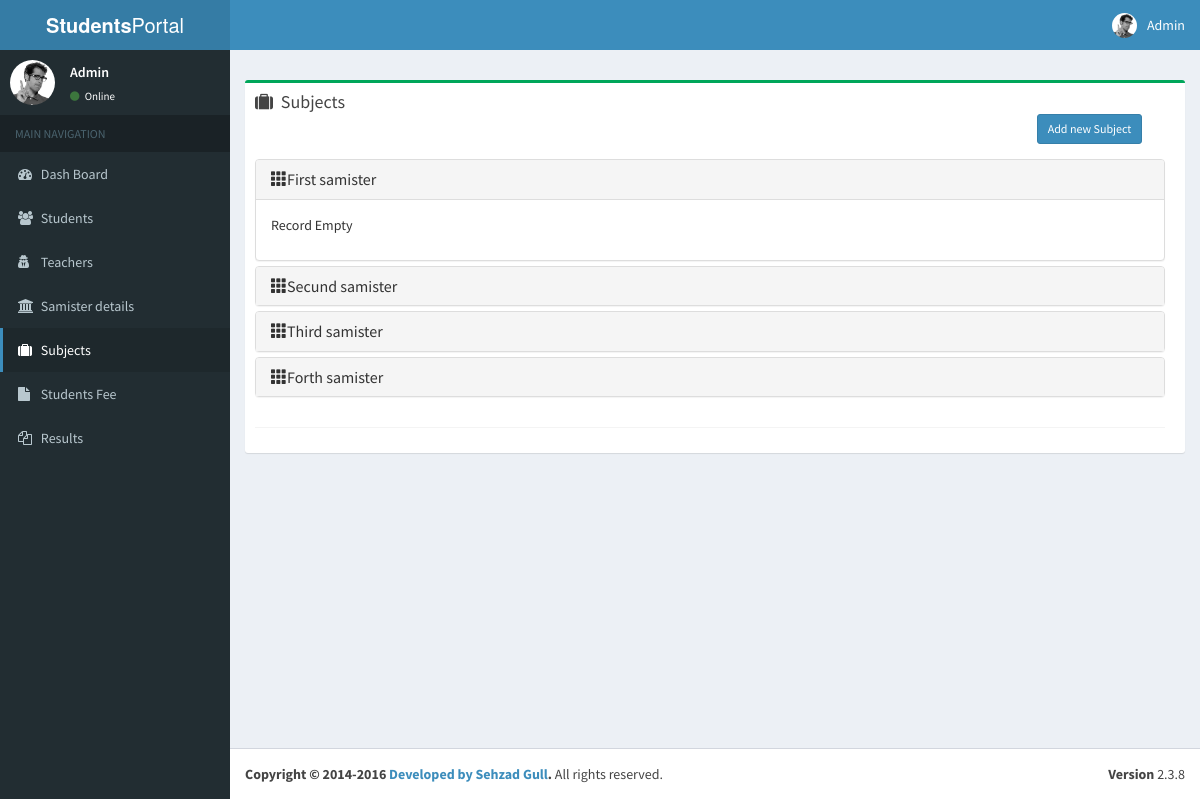
The app's page /subjects.php, older data.
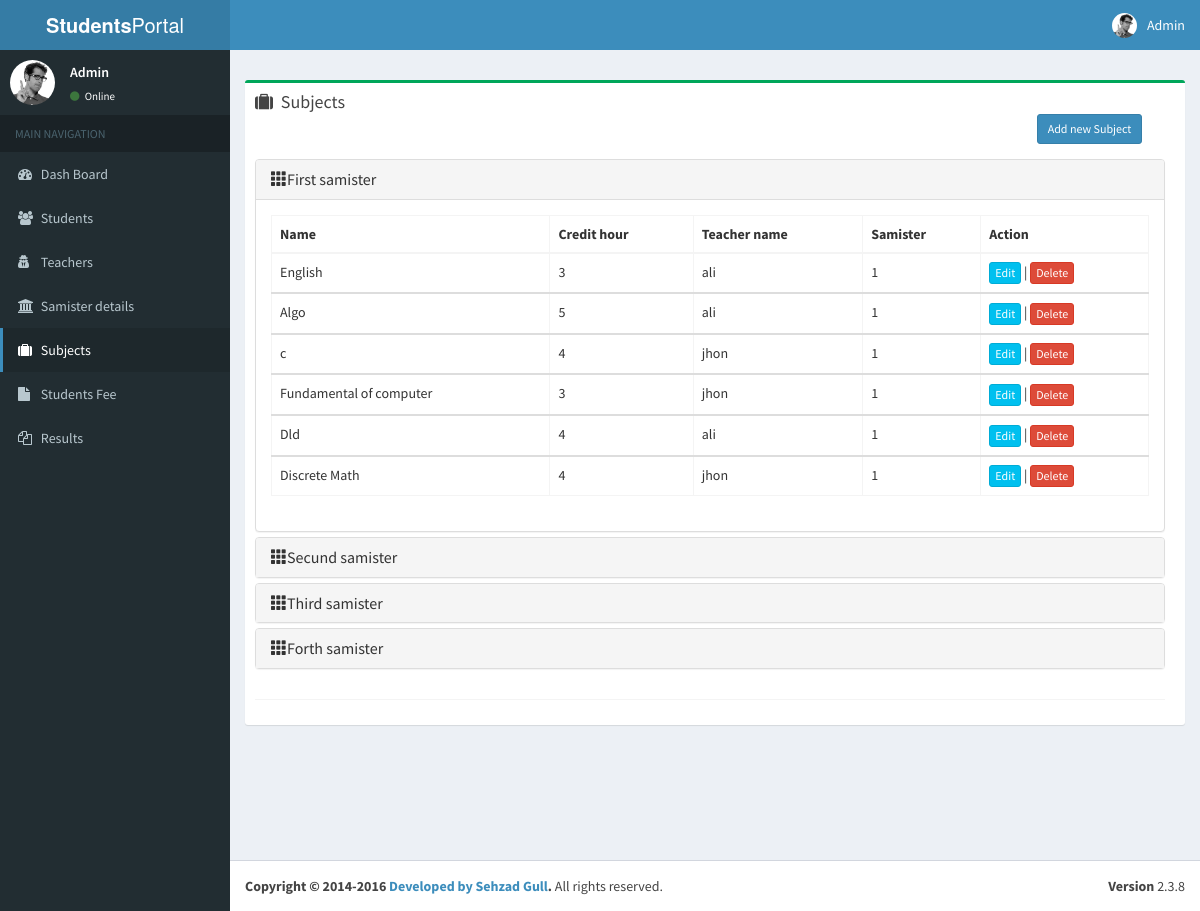
The same page, newer data.
### tables this page shows
CREATE TABLE `subjects` (
  `id` int(10) UNSIGNED NOT NULL,
  `name` varchar(191) NOT NULL,
  `credit_hour` varchar(191) NOT NULL,
  `teacher_id` int(10) UNSIGNED NOT NULL,
  `samester_id` int(10) UNSIGNED NOT NULL,
  `created_at` timestamp NULL DEFAULT NULL,
  `updated_at` timestamp NULL DEFAULT NULL
);

CREATE TABLE `teachers` (
  `id` int(10) UNSIGNED NOT NULL,
  `name` varchar(191) NOT NULL,
  `f_name` varchar(191) NOT NULL,
  `nic` varchar(191) NOT NULL,
  `phone` varchar(191) NOT NULL,
  `email` varchar(191) NOT NULL,
  `created_at` timestamp NULL DEFAULT NULL,
  `updated_at` timestamp NULL DEFAULT NULL
);

### subjects/index.php (the view, shortened to what this page needs)
<div class="content-wrapper">
  <section class="content-header">
  </section>
  <section class="content">
    <div class="row">
      <section class="col-lg-12 col-md-12">
        <div class="box box-success">
          <div class="box-header">
            <i class="fa fa-suitcase"></i>
            <h3 class="box-title">Subjects</h3>
               <div class="col-sm-12">
                </div>
            <div class="col-md-2" style="float: right;">
                <button type="button" class="btn btn-primary btn-sm" data-toggle="modal" data-target="#addTeacher" data-backdrop="static" data-keyboard="false">Add new Subject</button>
            </div>
          </div>
          <div class="box-body chat" id="chat-box">
            <div class="item">
                <div class="panel-group" id="accordion">
                    <div class="panel panel-default">
                        <div class="panel-heading">
                            <h4 class="panel-title">
                                <a data-toggle="collapse" data-parent="#accordion" href="#collapseOne"><span class="glyphicon glyphicon-th">
                                          </span>First samister</a>
                            </h4>
                        </div>
                        <div id="collapseOne" class="panel-collapse collapse in">
                            <div class="panel-body">
                                <?php
                                $q = "SELECT * FROM subjects WHERE samester_id = 1";
                                $r = mysqli_query($dbc,$q);
                                if (mysqli_num_rows($r) <= 0) {
                                    echo "<p>Record Empty</p>";
                                }else {
                                ?>
                                <table class="table table-hover table-bordered">
                                    <thead>
                                    <tr>
                                        <th>Name</th>
                                        <th>Credit hour</th>
                                        <th>Teacher name</th>
                                        <th>Samister</th>
                                        <th>Action</th>
                                    </tr>
                                    </thead>
                                    <?php } ?>
                                    <?php
                                    while( $row = $r->fetch_assoc() ) { ?>
                                        <tbody>
                                        <tr>
                                            <td id="stu_name"><?php
                                                echo $row['name'];?></td>
                                            <td id="stu_fname"><?php
                                                echo $row['credit_hour'];?></td>
                                            <td id="teacher_id"><?php
                                                $temp = "SELECT * FROM teachers WHERE id= '$row[teacher_id]' ";
                                                $teacher_obj =mysqli_query($dbc,$temp);
                                                while( $temp_teacher = $teacher_obj->fetch_assoc() ) {
                                                    echo $temp_teacher['name']; } ?></td>
                                            <td id="samester_id"><?php echo $row['samester_id'];?></td>
                                            <td>
                                                <button type="button" class="editBtn btn btn-info btn-small btn-xs" data-backdrop="static" data-keyboard="false" data-id='<?=$row['id']?>' data-name='<?=$row['name']?>' data-credit_hour='<?=$row['credit_hour']?>' data-teacher_id='<?=$row['teacher_id']?>' data-samester_id='<?=$row['samester_id']?>'>
                                                    Edit
                                                </button> |
                                                <a href="services/subject/deleteUser.php?del=<?php echo$row['id'];?>">
                                                    <button type="button" class="btn btn-small btn-xs btn-danger" onclick="return confirm('Are you sure?')">Delete</button>
                                                </a>
                                            </td>
                                        </tr>
                                        </tbody>
                                    <?php }
                                    ?>
                                </table>
                            </div>
                        </div>
                    </div>
                    <div class="panel panel-default">
                        <div class="panel-heading">
                            <h4 class="panel-title">
                                <a data-toggle="collapse" data-parent="#accordion" href="#collapseTwo"><span class="glyphicon glyphicon-th">
                                          </span>Secund samister</a>
                            </h4>
                        </div>
                    </div>
                    <div class="panel panel-default">
                        <div class="panel-heading">
                            <h4 class="panel-title">
                                <a data-toggle="collapse" data-parent="#accordion" href="#collapseThree"><span class="glyphicon glyphicon-th">
                                          </span>Third samister</a>
                            </h4>
                        </div>
                    </div>
                    <div class="panel panel-default">
                        <div class="panel-heading">
                            <h4 class="panel-title">
                                <a data-toggle="collapse" data-parent="#accordion" href="#collapseFour"><span class="glyphicon glyphicon-th">
                                          </span>Forth samister</a>
                            </h4>
                        </div>
                    </div>
                </div>
            </div>
          <div class="box-footer">
          </div>
        </div>
      </section>
      <section class="col-lg-5 connectedSortable">
      </section>
    </div>
  </section>
</div>

### subjects.php (shortened to what this page needs)
  <!DOCTYPE html>
<html>
<head>
  <?php include('header.php');?>
<body class="hold-transition skin-blue sidebar-mini">
<?php include('subjects/index.php');?>
<?php include('end.php');?>
</body>
</html>

### header.php (shortened to what this page needs)
  <link rel="stylesheet" href="assets/bootstrap/css/bootstrap.min.css">
  <link rel="stylesheet" href="https://cdnjs.cloudflare.com/ajax/libs/font-awesome/4.5.0/css/font-awesome.min.css">
  <link rel="stylesheet" href="https://cdnjs.cloudflare.com/ajax/libs/ionicons/2.0.1/css/ionicons.min.css">
  <link rel="stylesheet" href="assets/dist/css/AdminLTE.min.css">
  <link rel="stylesheet" href="assets/dist/css/skins/_all-skins.min.css">
  <link rel="stylesheet" href="assets/plugins/bootstrap-wysihtml5/bootstrap3-wysihtml5.min.css">
  <link rel="stylesheet" href="assets/dist/css/style.css">
  </head>
<div class="wrapper">
  <header class="main-header">
    <a href="./dashBoard.php" class="logo">
      <span class="logo-lg"><b>Students</b>Portal</span>
    </a>
    <nav class="navbar navbar-static-top">
      <div class="navbar-custom-menu">
        <ul class="nav navbar-nav">
          <li class="dropdown user user-menu">
            <a href="#" class="dropdown-toggle" data-toggle="dropdown">
              <img src="assets/dist/img/user2-160x160.jpg" class="user-image" alt="User Image">
              <span class="hidden-xs">Admin</span>
            </a>
          </li>
        </ul>
      </div>
    </nav>
  </header>
   <?php include('/templates/side_bar.php');?>

### templates/side_bar.php
<?php
   function curPageName() {
     return substr($_SERVER["SCRIPT_NAME"],strrpos($_SERVER["SCRIPT_NAME"],"/")+1);
  }
?>
 <aside class="main-sidebar">
    <section class="sidebar">
      <div class="user-panel">
        <div class="pull-left image">
          <img src="assets/dist/img/user2-160x160.jpg" class="img-circle" alt="User Image">
        </div>
        <div class="pull-left info">
          <p>Admin</p>
          <a href="#"><i class="fa fa-circle text-success"></i> Online</a>
        </div>
      </div>
      <ul class="sidebar-menu">
        <li class="header">MAIN NAVIGATION</li>
      <?php $curntPage =  curPageName(); if($curntPage == "dashBoard.php") { ?>
        <li class="treeview active"> <?php
        } else{?>  <li class="treeview"> <?php }  ?>
          <a href="./dashBoard.php">
            <i class="fa fa-tachometer"></i> <span>Dash Board</span>
          </a>
        </li>
        <?php $curntPage =  curPageName(); if($curntPage == "index.php") { ?>
        <li class="treeview active"> <?php
        } else{?>  <li class="treeview"> <?php }  ?>
          <a href="./index.php">
            <i class="fa fa-users"></i> <span>Students</span>
          </a>
        </li>
        <?php $curntPage =  curPageName(); if($curntPage == "teachers.php") { ?>
        <li class="treeview active"> <?php
        } else{?>  <li class="treeview"> <?php }  ?>
          <a href="./teachers.php">
            <i class="fa fa-user-secret"></i>
            <span> Teachers</span>
          </a>
        </li>
         <?php $curntPage =  curPageName(); if($curntPage == "samester.php") { ?>
        <li class="treeview active"> <?php
        } else{?>  <li class="treeview"> <?php }  ?>
          <a href="./samester.php">
            <i class="fa fa-university"></i>
            <span> Samister details</span>
          </a>
        </li>
        <?php $curntPage =  curPageName(); if($curntPage == "subjects.php") { ?>
        <li class="treeview active"> <?php
        } else{?>  <li class="treeview"> <?php }  ?>
          <a href="./subjects.php">
            <i class="fa fa-suitcase"></i>
            <span>Subjects</span>
          </a>
        </li>
        <?php $curntPage =  curPageName(); if($curntPage == "fee.php") { ?>
        <li class="treeview active"> <?php
        } else{?>  <li class="treeview"> <?php }  ?>
          <a href="./fee.php">
            <i class="fa fa-file"></i>
            <span>Students Fee</span>
          </a>
        </li>
        <?php $curntPage =  curPageName(); if($curntPage == "results.php") { ?>
        <li class="treeview active"> <?php
        } else{?>  <li class="treeview"> <?php }  ?>
          <a href="./results.php">
          <i class="fa fa-files-o"></i>
            <span>Results</span>
          </a>
        </li>
      </ul>
    </section>
  </aside>

### end.php (shortened to what this page needs)
  <footer class="main-footer">
    <div class="pull-right hidden-xs">
      <b>Version</b> 2.3.8
    </div>
    <strong>Copyright &copy; 2014-2016 <a>Developed by Sehzad Gull</a>.</strong> All rights
    reserved.
  </footer>
</div>

Row changes from the older to the newer data that the page shows:
added subjects: name "English", credit_hour "3", samester "1"
added teachers: name "ali"
added subjects: name "Algo", credit_hour "5", samester "1"
added subjects: name "c", credit_hour "4", samester "1"
added teachers: name "jhon"
added subjects: name "Fundamental of computer", credit_hour "3", samester "1"
added subjects: name "Dld", credit_hour "4", samester "1"
added subjects: name "Discrete Math", credit_hour "4", samester "1"
Text that changed along with them:
text no longer shown: "Record Empty"
text now shown: "Name Credit hour Teacher name Samister Action"
